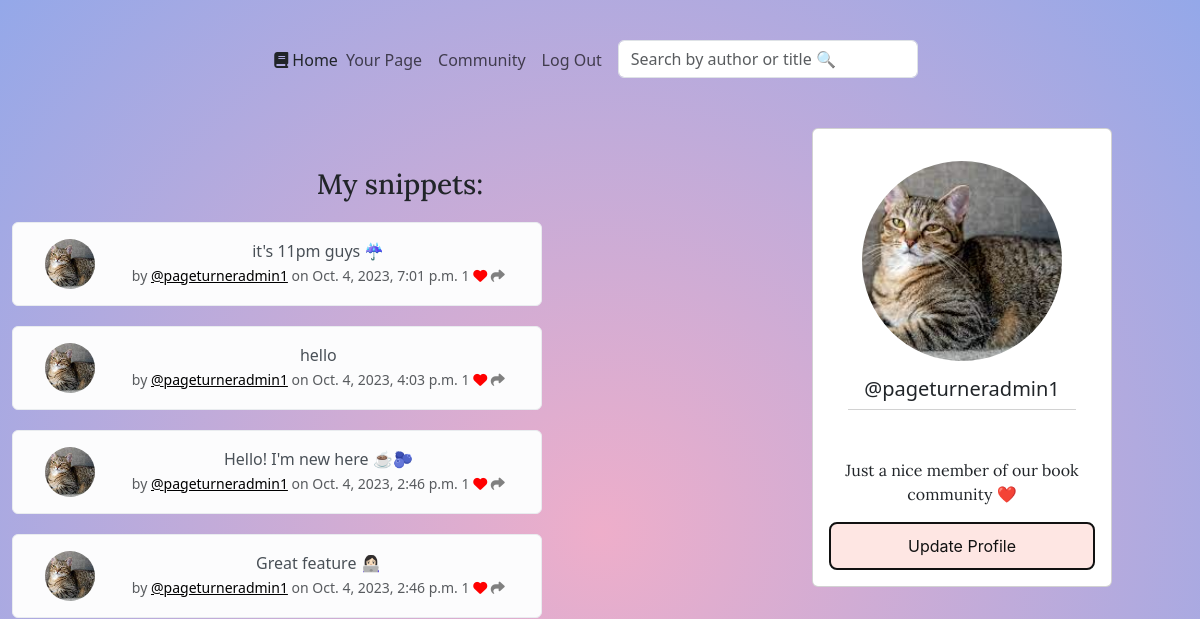
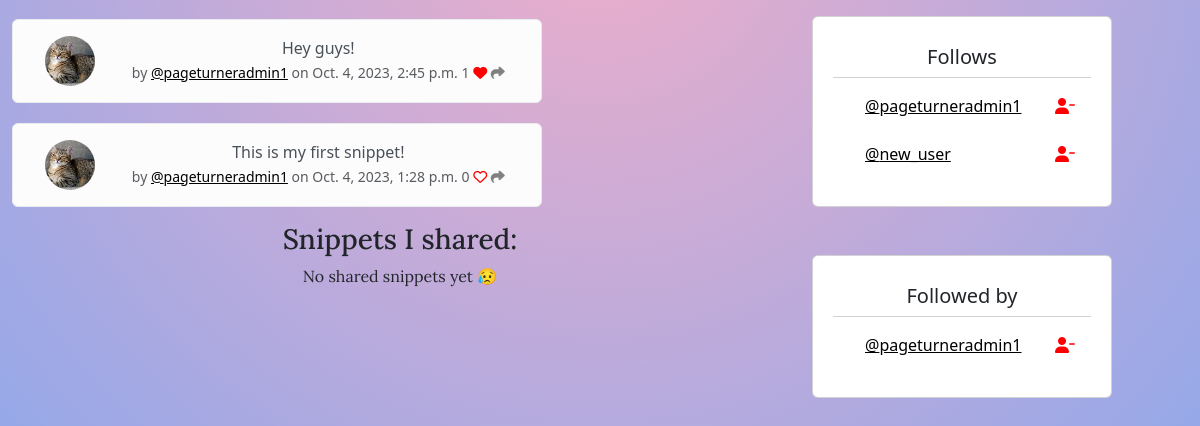
Before: /members/profile/1 (signed in) with the older database file (2 pictures, top to bottom).
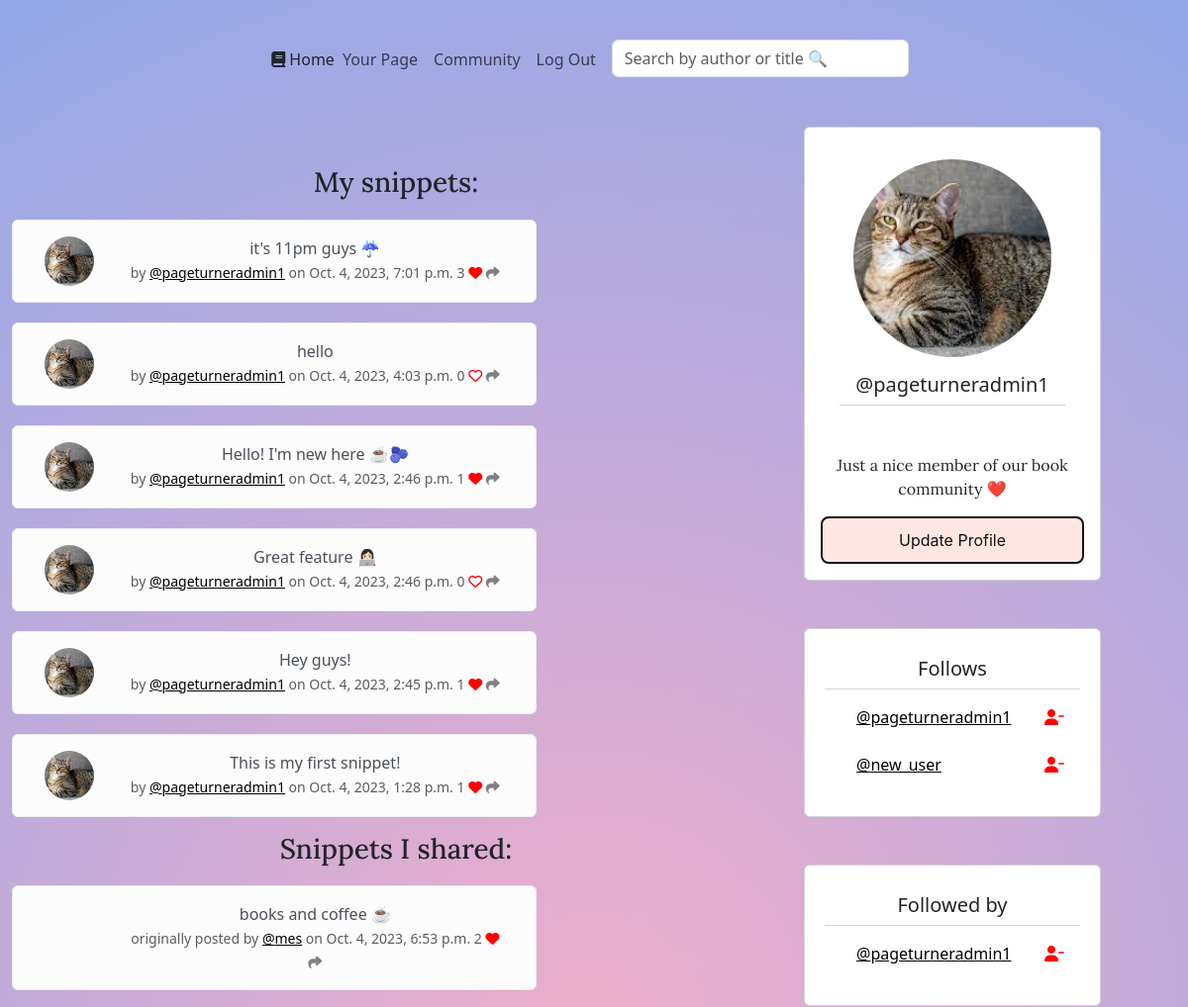
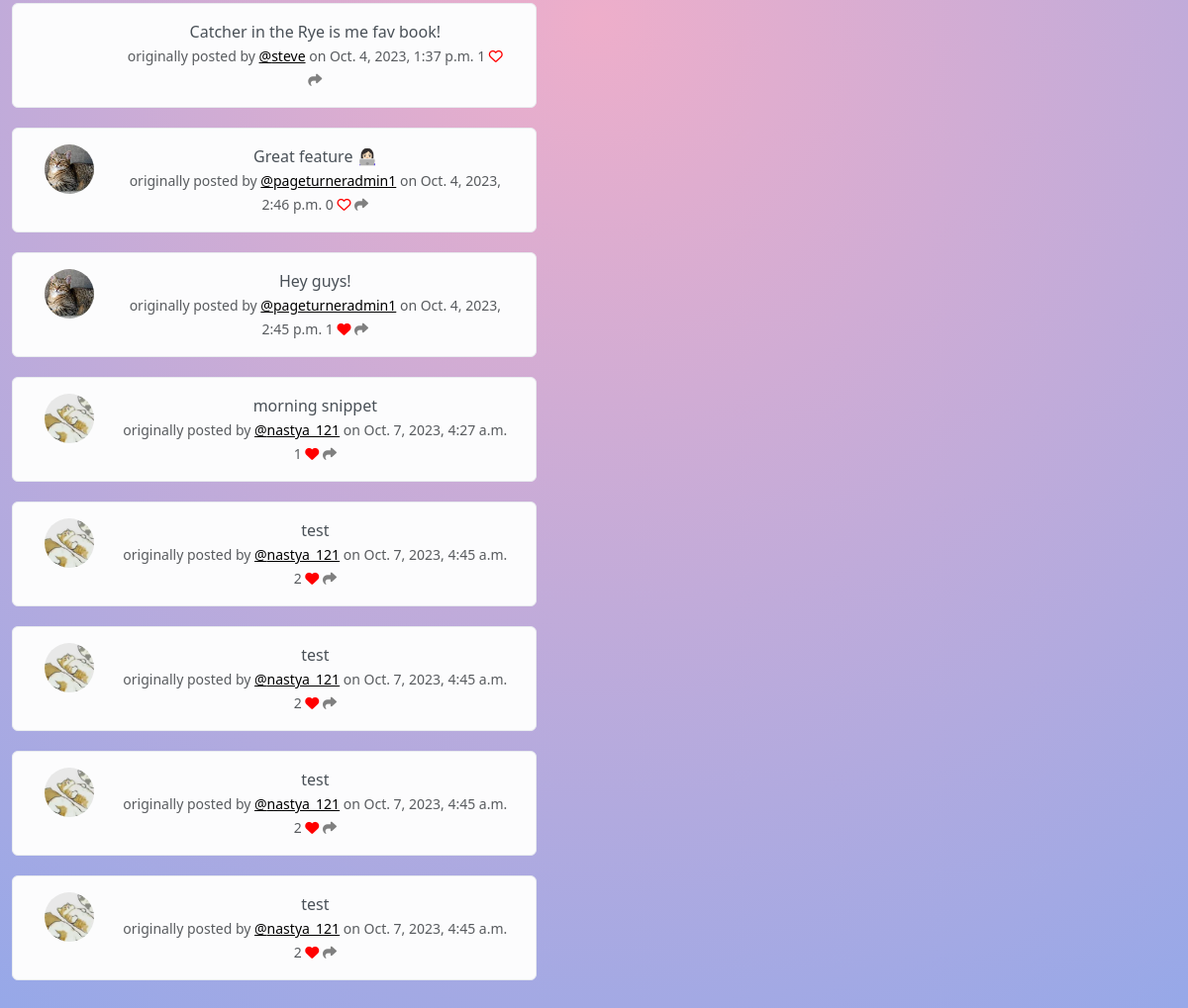
After: the same page with the newer database file (2 pictures, top to bottom).
### members/models.py (models this page shows, shortened)
class Snippet(models.Model):
    user = models.ForeignKey(User, related_name="snippets", on_delete=models.DO_NOTHING)
    body = models.CharField(max_length=300)
    created_at = models.DateTimeField(auto_now_add=True)
    likes = models.ManyToManyField(User, related_name="snippet_like", blank=True)
    def number_of_likes(self):
        return self.likes.count()

class Profile(models.Model):
    user = models.OneToOneField(User, on_delete=models.CASCADE)
    follows = models.ManyToManyField("self",
                                     related_name="followed_by",
                                     symmetrical=False,
                                     blank=True)
    date_modified = models.DateTimeField(User, auto_now=True)
    profile_image = models.ImageField(null=True, blank=True, upload_to="images")
    profile_bio = models.CharField(null=True, blank=True, max_length=500)
    homepage_link = models.CharField(null=True, blank=True, max_length=100)
    instagram_link = models.CharField(null=True, blank=True, max_length=100)
    facebook_link = models.CharField(null=True, blank=True, max_length=100)
    def __str__(self):
        return self.user.username

class SharedSnippet(models.Model):
    original_snippet = models.ForeignKey(Snippet, on_delete=models.CASCADE, related_name="shared_snippet")
    user = models.ForeignKey(User, on_delete=models.CASCADE)
    shared_at = models.DateTimeField(auto_now_add=True)

### members/views.py (the view, shortened to what this page needs)
# urls.py: path('profile/<int:pk>', views.profile, name="profile"),
def profile(request, pk):
    if request.user.is_authenticated:
        profile = Profile.objects.get(user_id=pk)
        user_snippets = Snippet.objects.filter(user_id=pk).order_by("-created_at")
        shared_snippets = SharedSnippet.objects.filter(user_id=pk).order_by("-shared_at")
        return render(request, "profiles/profile.html", {"profile": profile, "user_snippets": user_snippets, "shared_snippets": shared_snippets})
    else:
        messages.success(request, "You must be logged in to view this page.")
        return redirect('welcome_page')

### members/templates/profiles/profile.html (shortened to what the changed rows need)
{% extends "base.html" %}
{% block content %}
{% if profile %}
<div class="container-xxl text-center">
    <div class="row">
        <div class="col-8 justify-content-center mx-auto my-5 text-center">
            <h3>My snippets:</h3>
            {% if user_snippets %}
            {% for snippet in user_snippets %}
            <div class="alert alert-light" role="alert">
                <div class="container">
                    <div class="row">
                        <div class="col-2">
                            {% if profile.profile_image %}
                            <img class="profile-image-snippet" src="{{ profile.profile_image.url }}">
                            {% endif %}
                        </div>
                        <div class="col-10">
                            {{ snippet.body }} <br/>
                            <small class="text-muted"> by <a href="{% url 'profile' snippet.user.profile.user.id %}">
                                @{{ snippet.user.username }}</a> on
                                {{ snippet.created_at }}
                                {{ snippet.number_of_likes }}
                                {% if user in snippet.likes.all %}
                                <a href="{% url 'snippet_like' snippet.id %}"><i class="fa-solid fa-heart"
                                                                                 style="color:red"></i></a>
                                {% else %}
                                <a href="{% url 'snippet_like' snippet.id %}"><i class="fa-regular fa-heart"
                                                                                 style="color:red"></i></a>
                                {% endif %}
                                <a href="{% url 'snippet_share' snippet.id %}"><i class="fa-solid fa-share"
                                                                                  style="color:gray"></i></a>
                            </small>
                        </div>
                    </div>
                </div>
            </div>
            {% endfor %}
            {% else %}
            <p>No posted snippets yet 😥</p>
            {% endif %}
            <h3>Snippets I shared:</h3>
            {% if shared_snippets %}
            {% for snippet in shared_snippets %}
            <div class="alert alert-light" role="alert">
                <div class="container">
                    <div class="row">
                        <div class="col-2">
                            {% if snippet.original_snippet.user.profile.profile_image %}
                            <img class="profile-image-snippet"
                                 src="{{ snippet.original_snippet.user.profile.profile_image.url }}">
                            {% endif %}
                        </div>
                        <div class="col-10">
                            {{ snippet.original_snippet.body }} <br/>
                            <small class="text-muted"> originally posted by <a href="{% url 'profile' snippet.original_snippet.user.profile.user.id %}">
                                @{{ snippet.original_snippet.user.username }}</a> on
                                {{ snippet.original_snippet.created_at }}
                                {{ snippet.original_snippet.number_of_likes }}
                                {% if user in snippet.original_snippet.likes.all %}
                                <a href="{% url 'snippet_like' snippet.original_snippet.id %}"><i
                                        class="fa-solid fa-heart" style="color:red"></i></a>
                                {% else %}
                                <a href="{% url 'snippet_like' snippet.original_snippet.id %}"><i
                                        class="fa-regular fa-heart" style="color:red"></i></a>
                                {% endif %}
                                <a href="{% url 'snippet_share' snippet.original_snippet.id %}"><i
                                        class="fa-solid fa-share" style="color:gray"></i></a>
                            </small>
                        </div>
                    </div>
                </div>
            </div>
            {% endfor %}
            {% else %}
            <p>No shared snippets yet 😥</p>
            {% endif %}
        </div>
        <div class="col-4">
            <div class="card mt-2 mb-5 px-3 py-3">
                <div class="card-body d-flex flex-column align-items-center">
                {% if profile.profile_image %}
            <img class="profile-image-main mb-2" src="{{ profile.profile_image.url }}">
            {% endif %}
                <h5 class="card-header">@{{profile.user.username}}</h5>
                </div>
                <div class="card-body">
                    </div>
                    {% if profile.profile_bio %}
                    <p align="center">{{ profile.profile_bio }}</p>
                    {% else %}
                    <p>Just a nice member of our book community ❤️</p>
                    {% endif %}
                {% if request.user.id == profile.user.id %}
                <a class="button-56" href="{% url 'update_user' %}">Update Profile</a>
                    {% endif %}
            </div>
            <div class="card mt-3 mb-5">
                <h5 class="card-header">Follows</h5>
                <div class="card-body">
                    <div class="card-text">
                        {% if profile.follows %}
                        {% for following in user.profile.follows.all %}
                        <div class="d-flex justify-content-between align-items-center">
                            <div class="d-flex align-items-center">
                                <a class="mx-3" href="{% url 'profile' following.user.id %}">@{{ following }}</a>
                            </div>
                            <a href="{% url 'unfollow' following.user.id %}">
                                <i class="fa-solid fa-user-minus" style="color:red"></i>
                            </a>
                        </div>
                        <br/>
                        {% endfor %}
                        {% else %}
                        <p><b>{{ profile.user.username }}</b> doesn't follow anyone 😔</p>
                        {% endif %}
                    </div>
                </div>
            </div>
            <div class="card mt-3 mb-5">
    <h5 class="card-header">Followed by</h5>
    <div class="card-body">
        <div class="card-text">
            {% for following in profile.followed_by.all %}
                <div class="d-flex justify-content-between align-items-center">
                    <div class="d-flex align-items-center">
                        <a class="mx-3" href="{% url 'profile' following.user.id %}">@{{ following }}</a>
                    </div>
                    {% if following in profile.follows.all %}
                        <a href="{% url 'unfollow' following.user.id %}">
                            <i class="fa-solid fa-user-minus" style="color:red"></i>
                        </a>
                    {% else %}
                        <a href="{% url 'follow' following.user.id %}">
                            <i class="fa-solid fa-user-plus" style="color:green"></i>
                        </a>
                    {% endif %}
                </div>
                <br/>
            {% endfor %}
        </div>
    </div>
</div>
                </div>
            </div>
        </div>
{% endif %}
{% endblock %}

Changed rows visible on the page:
computed for Snippet "it's 11pm guys ☔️": number_of_likes "1" → "3"
computed for Snippet "hello": number_of_likes "1" → "0"
computed for Snippet "Great feature 👩🏻‍💻": number_of_likes "1" → "0"
computed for Snippet "This is my first snippet!": number_of_likes "0" → "1"
added SharedSnippet: original_snippet.body "books and coffee ☕️", original_snippet.user.username "mes", original_snippet.created_at "Oct. 4, 2023, 6:53 p.m.", original_snippet.number_of_likes "2"
added SharedSnippet: original_snippet.body "Catcher in the Rye is me fav book!", original_snippet.user.username "steve", original_snippet.created_at "Oct. 4, 2023, 1:37 p.m.", original_snippet.number_of_likes "1"
added SharedSnippet: original_snippet.user.profile.profile_image (picture), original_snippet.body "Great feature 👩🏻‍💻", original_snippet.user.username "pageturneradmin1", original_snippet.created_at "Oct. 4, 2023, 2:46 p.m.", original_snippet.number_of_likes "0"
added SharedSnippet: original_snippet.user.profile.profile_image (picture), original_snippet.body "Hey guys!", original_snippet.user.username "pageturneradmin1", original_snippet.created_at "Oct. 4, 2023, 2:45 p.m.", original_snippet.number_of_likes "1"
added SharedSnippet: original_snippet.user.profile.profile_image (picture), original_snippet.body "morning snippet", original_snippet.user.username "nastya_121", original_snippet.created_at "Oct. 7, 2023, 4:27 a.m.", original_snippet.number_of_likes "1"
added SharedSnippet: original_snippet.user.profile.profile_image (picture), original_snippet.body "test", original_snippet.user.username "nastya_121", original_snippet.created_at "Oct. 7, 2023, 4:45 a.m.", original_snippet.number_of_likes "2"
added SharedSnippet: original_snippet.user.profile.profile_image (picture), original_snippet.body "test", original_snippet.user.username "nastya_121", original_snippet.created_at "Oct. 7, 2023, 4:45 a.m.", original_snippet.number_of_likes "2"
added SharedSnippet: original_snippet.user.profile.profile_image (picture), original_snippet.body "test", original_snippet.user.username "nastya_121", original_snippet.created_at "Oct. 7, 2023, 4:45 a.m.", original_snippet.number_of_likes "2"
added SharedSnippet: original_snippet.user.profile.profile_image (picture), original_snippet.body "test", original_snippet.user.username "nastya_121", original_snippet.created_at "Oct. 7, 2023, 4:45 a.m.", original_snippet.number_of_likes "2"
Other visible differences:
text no longer shown: "No shared snippets yet 😥"
